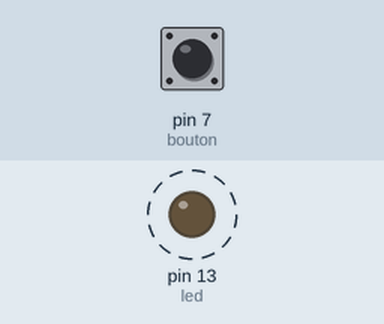
Recording of a sketch running on a simulated Arduino Uno, built with avr-gcc and run on an emulated ATmega328P. Parts: output pins drawn as LEDs (lit = HIGH). Dashed ring = blinking. The test bench sets the inputs (shaded band); at power-on: pin 7 (bouton) HIGH.

Above: at 1.3 s.
1.4 s: pin 7 (bouton) pulled LOW for 3.2 s
At 2.9 s:
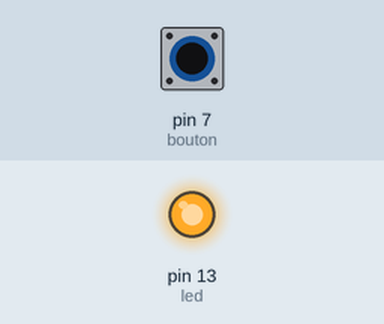
At 4.97 s:
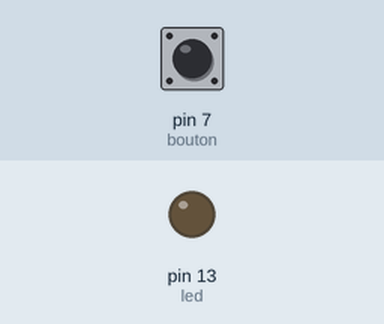
Timing chart, 0 to 12.1 s (numbered marks = the images above; inputs shaded):
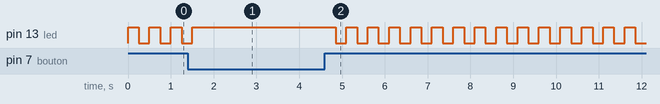

Measured:
- by itself, pin 13 (led): repeats every 0.50 s: LOW 0.25 s, HIGH 0.25 s

The sketch:

bouton_changement_d_etat.ino
```cpp
int led = 13;
int bouton = 7;
boolean etat = HIGH;

void setup() {
  pinMode(led, OUTPUT);
  pinMode(bouton, INPUT_PULLUP);
}

void loop() {
  digitalWrite(led,etat);

  if (digitalRead(bouton) == HIGH) {    //Si le bouton est appuyé
    etat = !etat; //Etat est égal à l'inverse de état
    delay(250); //Laisse le temps à l'utilisateur de retirer son doigt
  }
}
```
